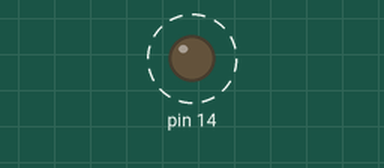
A sketch run on a simulated Arduino Uno, built with avr-gcc and run on an emulated ATmega328P. Parts: output pins drawn as LEDs (lit = HIGH). Dashed ring = blinking.

Above: at 0.2 s.
Timing chart, 0 to 3.0 s (numbered marks = the images above):
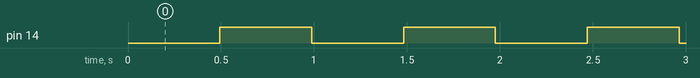

The sketch:

timer.ino
```cpp
#include <avr/io.h>
volatile uint8_t tot_overflow;

ISR(TIMER2_OVF_vect){
  tot_overflow++;
}

float bcd =0;

void setup() {
  TIMSK2 |= (1 << TOIE0);
  sei();
  TCNT2=0;
  TCCR2B |= (1<<CS00) | (1<<CS01) | (1<<CS02);
  DDRC|=(1<<PC0);
  // PORTC &= ~(1<<PC0);
  PORTC=0;
}

void loop() {
  if (tot_overflow >= 15 && TCNT2 >= 66){
    PORTC +=1;
    TCNT2 = 0;
    tot_overflow = 0;
  }
}
```

Measured:
- by itself, pin 14: alternates HIGH for 0.49 s and LOW for 0.49 s
